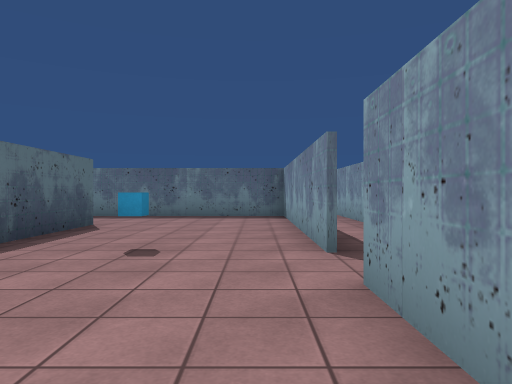
[1] (above)

24 first-person views from a walk through a 3-D level made in the Unity game engine. The camera is 1.2 m above the floor, looks level and sees 70° across. Doors are open. The floor is counted in squares, 2 m on a side. Each view is taken from the middle of a square. On the plan, view 1 faces up. The plan holds only what a view shows up to about 10 squares ahead; the rest is blank. The player character is not drawn. Some surface patterns are stand-ins.

[2]
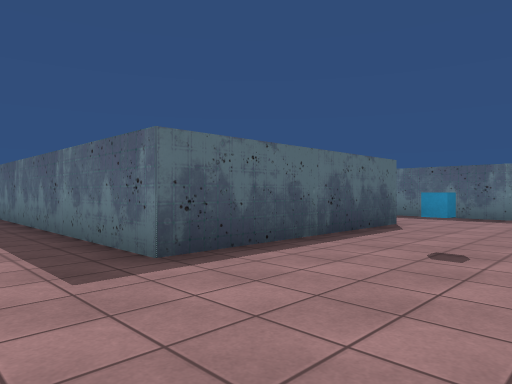

[3]
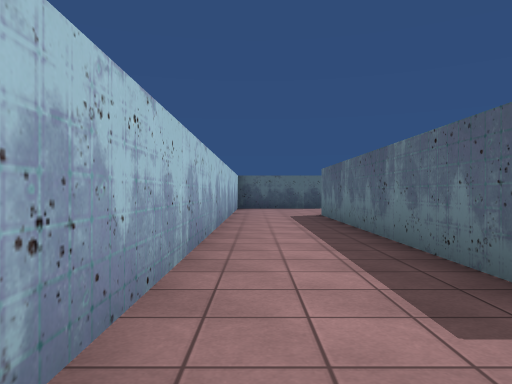

[4]
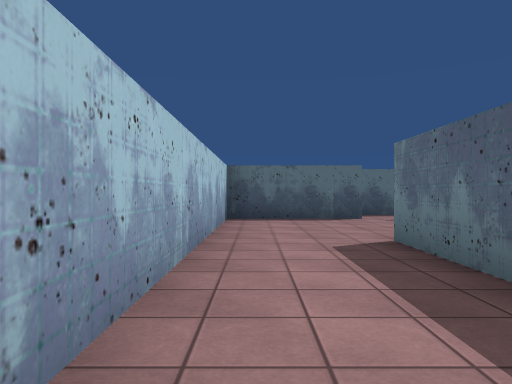

[5]
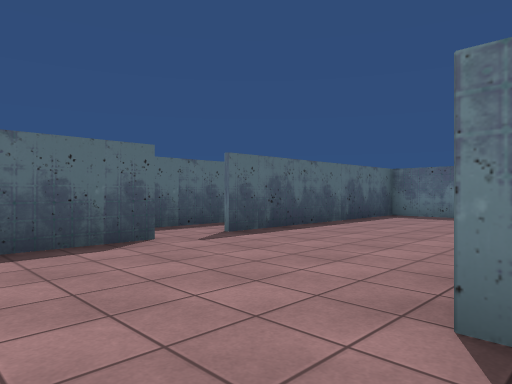

[6]
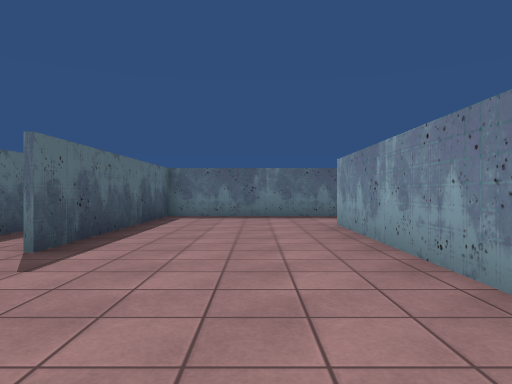

[7]
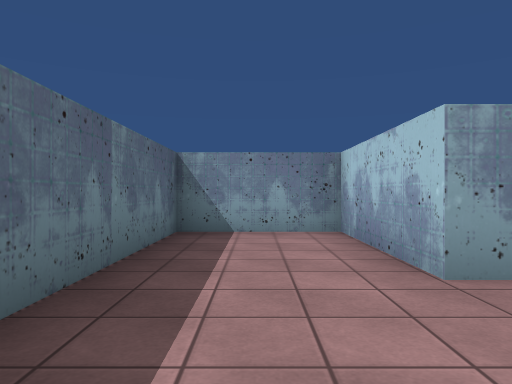

[8]
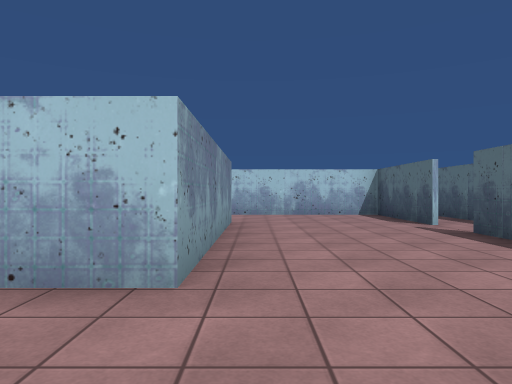

[9]
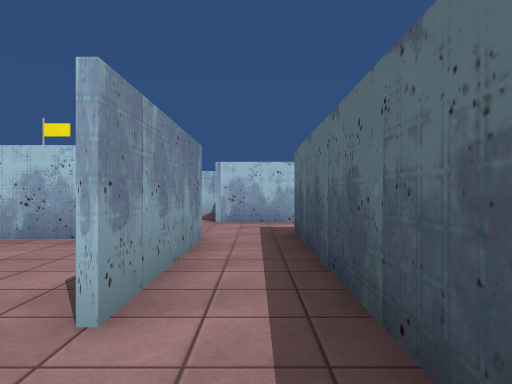

[10]
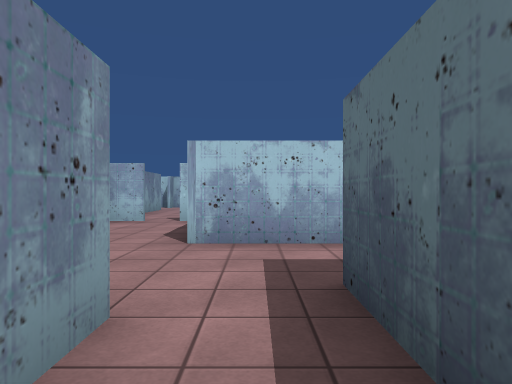

[11]
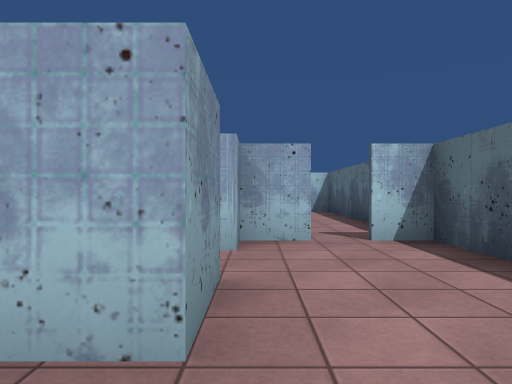

[12]
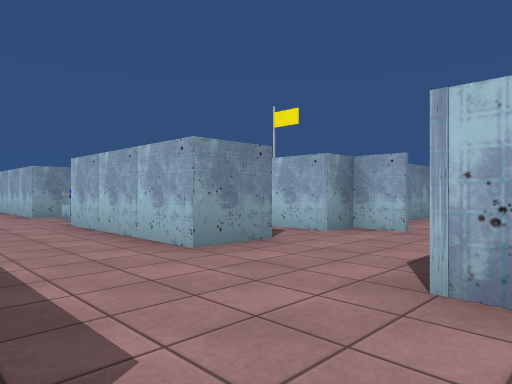

[13]
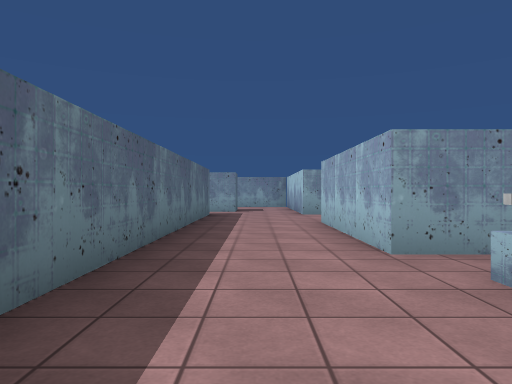

[14]
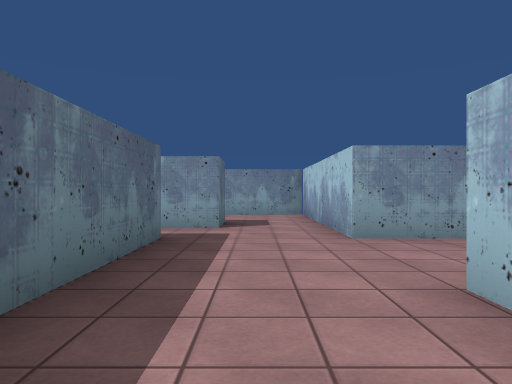

[15]
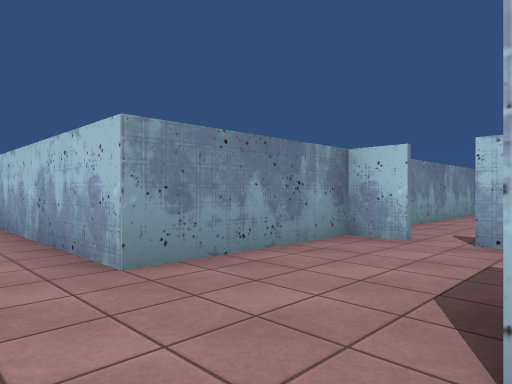

[16]
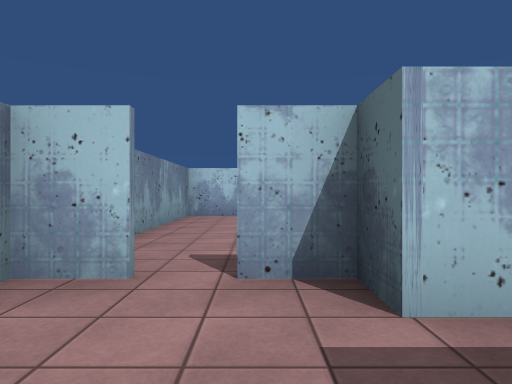

[17]
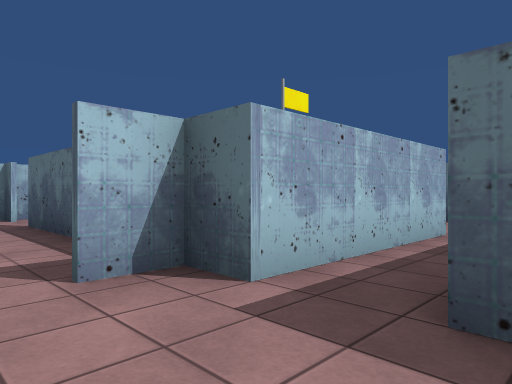

[18]
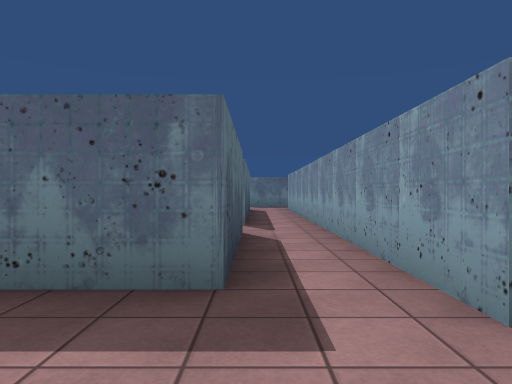

[19]
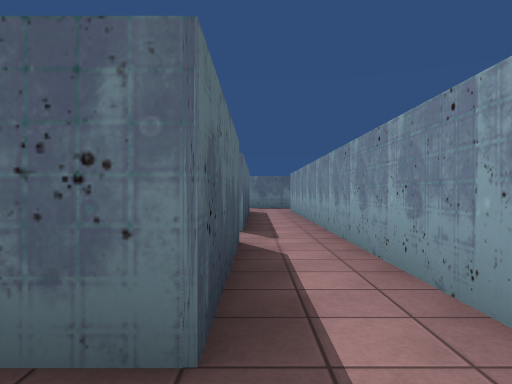

[20]
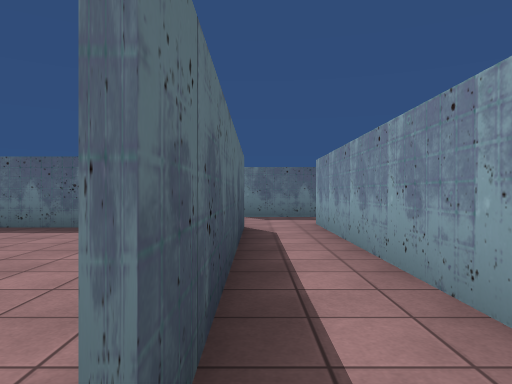

[21]
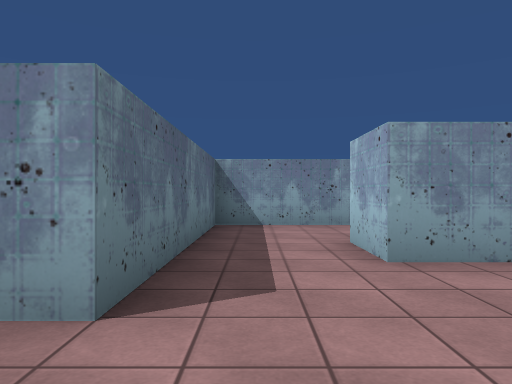

[22]
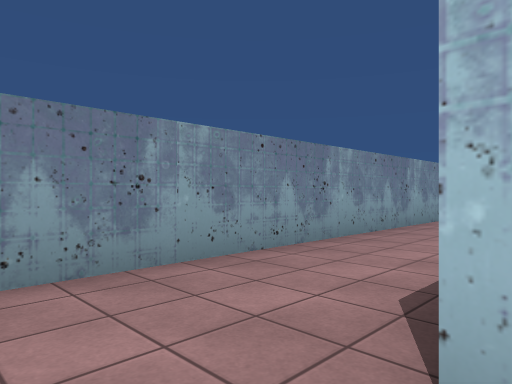

[23]
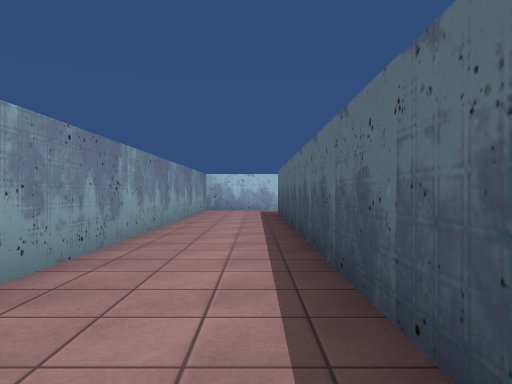

[24]
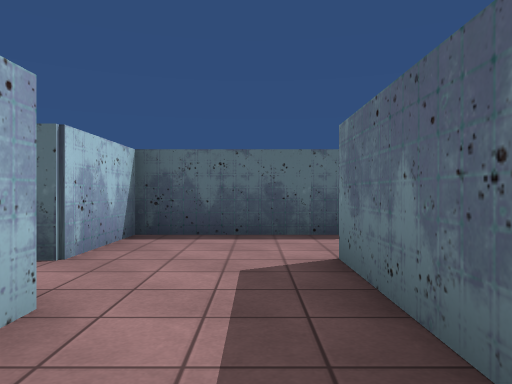

### Floor plan
Ten units are one square. View 1 is at (0, 0); x grows to the right and y downward. Boxes are objects, and circles mark ways between rooms. Rooms are numbered by the first view taken in them; rooms with no view inside come last. Other rooms are left out.
<svg viewBox="-166 -127 228 202">
<path fill="none" stroke="#000" d="M-30 -68 -30 -17 -105 -17 -105 -67 -75 -67 -75 -92 -142 -92 -142 -36M-142 -24 -142 7 -19 7M7 -10 7 -24M7 -36 7 -92 -24 -92M-118 46 -118 33 -80 33M-143 8 -143 -24M-55 33 -18 33M-142 51 -142 65 -134 65M-128 65 -118 65 -118 57M-161 33 -141 33M-156 -56 -156 14M8 8 -72 8M-55 45 -55 33M-56 57 -17 57 -17 65 -9 65M-1 65 7 65 7 33M-118 57 -106 57M8 -24 8 8M8 -93 8 -35M32 14 21 14 21 -99 34 -99M35 -117 7 -117M7 33 35 33M-11 -122 -11 -93 8 -93M7 -117 7 -122M34 -81 34 9M35 33 57 33 57 -117 35 -117"/>
<rect x="-15" y="-45" width="10" height="10" fill="#bbb"><title>cube</title></rect>
<rect x="-75" y="35" width="10" height="10" fill="#bbb"><title>other object</title></rect>
<circle cx="-140" cy="-30" r="3" fill="#2a7"/>
<circle cx="10" cy="-30" r="3" fill="#2a7"/>
<circle cx="-110" cy="50" r="3" fill="#2a7"/>
<circle cx="-5" cy="40" r="3" fill="#2a7"/>
<circle cx="-65" cy="40" r="3" fill="#2a7"/>
<circle cx="10" cy="25" r="3" fill="#2a7"/>
<circle cx="10" cy="-105" r="3" fill="#2a7"/>
<circle cx="30" cy="-105" r="3" fill="#2a7"/>
<circle cx="30" cy="25" r="3" fill="#2a7"/>
<text x="-70" y="-10">1</text>
<text x="-100" y="20">2</text>
<text x="-50" y="50">3</text>
<text x="20" y="-50">4</text>
<text x="-10" y="-110">5</text>
<text x="40" y="-40">6</text>
</svg>
Room 1 opens to room 2. Room 1 opens to room 4. Room 2 opens to room 3. Room 2 opens to room 4. Room 4 opens to room 5. Room 4 opens to room 6.

Where each view was taken, in squares from view 1:
view 1: 0 up, 0 right, facing up
view 2: 0 up, 0 right, facing up-left
view 3: 0 up, 1 left, facing left
view 4: 0 up, 6 left, facing left
view 5: 0 up, 10 left, facing up-left
view 6: 0 up, 12 left, facing up
view 7: 8 up, 13 left, facing right
view 8: 9 up, 11 left, facing down
view 9: 4 up, 15 left, facing down
view 10: 1 up, 15 left, facing down
view 11: 2 down, 12 left, facing down
view 12: 1 down, 15 left, facing down-right
view 13: 2 down, 9 left, facing right
view 14: 2 down, 4 left, facing right
view 15: 2 down, 2 left, facing down-right
view 16: 4 down, 1 left, facing down
view 17: 4 down, 0 right, facing down-left
view 18: 3 down, 1 right, facing up
view 19: 2 down, 1 right, facing up
view 20: 3 up, 1 right, facing up
view 21: 11 up, 1 left, facing right
view 22: 11 up, 3 right, facing down-right
view 23: 9 up, 4 right, facing down
view 24: 11 up, 4 right, facing left
